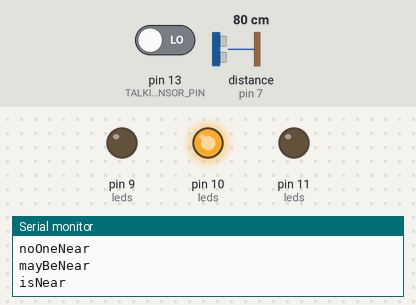
Bench run of a sketch on a simulated Arduino Uno, built with avr-gcc and run on an emulated ATmega328P. Shown: output pins drawn as LEDs (lit = HIGH), the last lines printed to the serial monitor. The inputs (shaded band) are chosen by the test bench; at power-on: distance to the obstacle (sensor on pin 7) 80 cm, pin 13 (TALKING_SENSOR_PIN) LOW. The echo pulse lasts 58.3 µs per cm.

Above: at 6.1 s.
6.2 s: distance to the obstacle (sensor on pin 7) set to 122 cm
7.9 s: distance to the obstacle (sensor on pin 7) set to 131 cm
At 9.4 s:
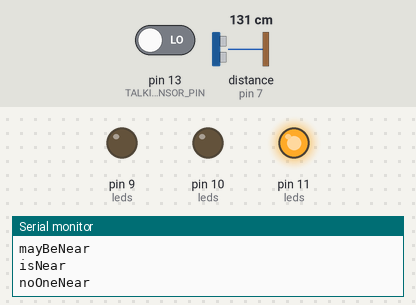
9.9 s: distance to the obstacle (sensor on pin 7) set to 2 cm
At 11.5 s:
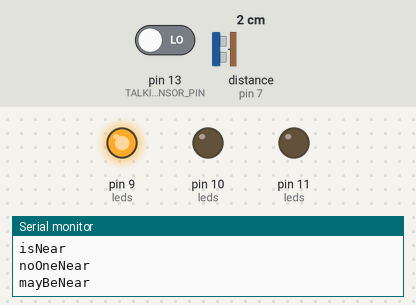
Timing chart, 0 to 13.9 s (numbered marks = the images above; inputs shaded):
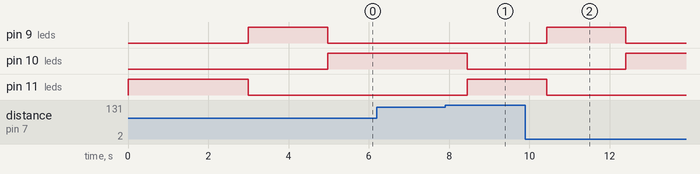

Measured:
- the behaviour switches between 125 and 126 cm on distance to the obstacle (sensor on pin 7) (found by bisection; images 0 and 1)
- after the input at 6.2 s, every drawn part: stays the same
- after the input at 7.9 s, pin 10 (leds): HIGH → LOW after 0.55 s; pin 11 (leds): LOW → HIGH after 0.55 s
- after the input at 9.9 s, pin 9 (leds): LOW → HIGH after 0.54 s, → LOW 2.0 s later; pin 10 (leds): LOW → HIGH after 2.5 s; pin 11 (leds): HIGH → LOW after 0.54 s

The sketch:

SightAndHearing.ino
```cpp
#include <TalkingSensor.h>
#include <elapsedMillis.h>
#include <NewPing.h>

const int YELLOW = 9;
const int GREEN = 10;
const int RED = 11;
const int MAX_DISTANCE = 125; // in centimeters
const int NEAR_ENOUGH_MILLIS = 1500; // One and a half seconds
const int TRIGGER = 3;
const int ECHO = 7;
const int PINGS = 15;
const int TALKING_SENSOR_PIN = 13;
const int TALK_THRESHOLD = 2500;

elapsedMillis someoneNearTime;
NewPing sensor(TRIGGER, ECHO, MAX_DISTANCE);
TalkingSensor talkingSensor(TALKING_SENSOR_PIN, TALK_THRESHOLD);

const int leds[] = {RED, YELLOW, GREEN};
const int nLeds = sizeof(leds)/sizeof(leds[0]);

typedef struct proximity {
  char * stateName;
  int led;
  struct proximity (*callback) (int);
} Proximity;

Proximity noOneNearCallback(int distance);
Proximity mayBeNearCallback(int distance);
Proximity isNearCallback(int distance);

const Proximity noOneNear = {
  "noOneNear",
  RED,
  noOneNearCallback
};

const Proximity mayBeNear = {
  "mayBeNear",
  YELLOW,
  mayBeNearCallback
};

const Proximity isNear = {
  "isNear",
  GREEN,
  isNearCallback
};

Proximity proximity;
bool isSomeoneTalking;

void setup() {
  int i;
  Serial.begin(9600);

  for (i = 0; i < nLeds; i++) {
    pinMode(leds[i], OUTPUT);
    digitalWrite(leds[i], LOW);
  }

  proximity = noOneNear;
  digitalWrite(proximity.led, HIGH);
  Serial.println(proximity.stateName);

  isSomeoneTalking = false;
  delay(TALK_THRESHOLD);
}

void loop() {
  int distance = sensor.convert_cm(sensor.ping_median(PINGS));
  int prevLed = proximity.led;
  bool prevTalking = isSomeoneTalking;

  proximity = proximity.callback(distance);
  isSomeoneTalking = talkingSensor.isTalking();

  if (prevLed != proximity.led) {
    Serial.println(proximity.stateName);
    digitalWrite(prevLed, LOW);
    digitalWrite(proximity.led, HIGH);
  }

  if (prevTalking != isSomeoneTalking && isSomeoneTalking)
    Serial.println("talking");
  else if (prevTalking != isSomeoneTalking && !isSomeoneTalking)
    Serial.println("silence");
}


Proximity noOneNearCallback(int distance) {
  if (distance) {
    someoneNearTime = 0;
    return mayBeNear;
  }
  else {
    return noOneNear;
  }
}

Proximity mayBeNearCallback(int distance) {
  if (distance && hasBeenNearEnough())
    return isNear;
  else if (distance)
    return mayBeNear;
  else
    return noOneNear;
}

Proximity isNearCallback(int distance) {
  if (distance)
    return isNear;
  else
    return noOneNear;
}

boolean hasBeenNearEnough() {
  return someoneNearTime > NEAR_ENOUGH_MILLIS;
}
```
